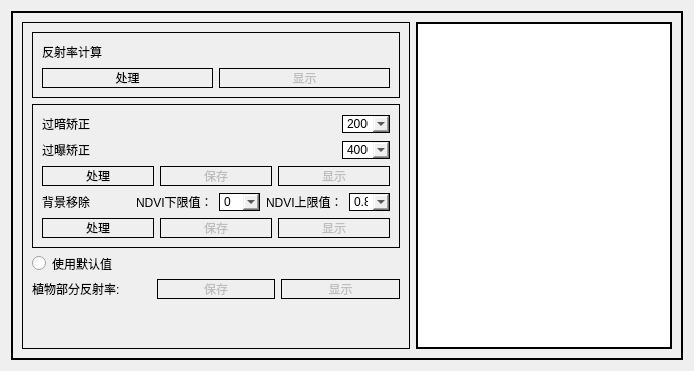
      <widget class="QWidget" name="tab_2">
       <attribute name="title">
        <string>数据预处理</string>
       </attribute>
       <layout class="QHBoxLayout" name="horizontalLayout_21">
        <item>
         <widget class="QFrame" name="frame_8">
          <property name="styleSheet">
           <string notr="true">border: 2px solid black;
font: 12pt &quot;Agency FB&quot;;</string>
          </property>
          <property name="frameShape">
           <enum>QFrame::StyledPanel</enum>
          </property>
          <property name="frameShadow">
           <enum>QFrame::Raised</enum>
          </property>
          <layout class="QHBoxLayout" name="horizontalLayout_26">
           <item>
            <widget class="QFrame" name="frame_3">
             <property name="styleSheet">
              <string notr="true">border: 1px solid black;</string>
             </property>
             <property name="frameShape">
              <enum>QFrame::StyledPanel</enum>
             </property>
             <property name="frameShadow">
              <enum>QFrame::Raised</enum>
             </property>
             <layout class="QVBoxLayout" name="verticalLayout_4">
              <item>
               <widget class="QFrame" name="frame_17">
                <property name="frameShape">
                 <enum>QFrame::StyledPanel</enum>
                </property>
                <property name="frameShadow">
                 <enum>QFrame::Raised</enum>
                </property>
                <layout class="QVBoxLayout" name="verticalLayout_17">
                 <item>
                  <layout class="QHBoxLayout" name="horizontalLayout_11">
                   <item>
                    <widget class="QLabel" name="label_8">
                     <property name="styleSheet">
                      <string notr="true">Border:None;</string>
                     </property>
                     <property name="text">
                      <string>反射率计算</string>
                     </property>
                    </widget>
                   </item>
                   <item>
                    <spacer name="horizontalSpacer_7">
                     <property name="orientation">
                      <enum>Qt::Horizontal</enum>
                     </property>
                     <property name="sizeHint" stdset="0">
                      <size>
                       <width>40</width>
                       <height>20</height>
                      </size>
                     </property>
                    </spacer>
                   </item>
                  </layout>
                 </item>
                 <item>
                  <layout class="QHBoxLayout" name="horizontalLayout_25">
                   <item>
                    <widget class="QPushButton" name="RefGeneBtn">
                     <property name="cursor">
                      <cursorShape>PointingHandCursor</cursorShape>
                     </property>
                     <property name="text">
                      <string>处理</string>
                     </property>
                    </widget>
                   </item>
                   <item>
                    <widget class="QPushButton" name="RFCurveBtn">
                     <property name="enabled">
                      <bool>false</bool>
                     </property>
                     <property name="cursor">
                      <cursorShape>PointingHandCursor</cursorShape>
                     </property>
                     <property name="text">
                      <string>显示</string>
                     </property>
                    </widget>
                   </item>
                  </layout>
                 </item>
                </layout>
               </widget>
              </item>
              <item>
               <widget class="QFrame" name="frame_4">
                <property name="frameShape">
                 <enum>QFrame::StyledPanel</enum>
                </property>
                <property name="frameShadow">
                 <enum>QFrame::Raised</enum>
                </property>
                <layout class="QVBoxLayout" name="verticalLayout_5">
                 <item>
                  <layout class="QHBoxLayout" name="horizontalLayout_5">
                   <item>
                    <widget class="QLabel" name="label_6">
                     <property name="styleSheet">
                      <string notr="true">Border:None;</string>
                     </property>
                     <property name="text">
                      <string>过暗矫正</string>
                     </property>
                    </widget>
                   </item>
                   <item>
                    <spacer name="horizontalSpacer_5">
                     <property name="orientation">
                      <enum>Qt::Horizontal</enum>
                     </property>
                     <property name="sizeHint" stdset="0">
                      <size>
                       <width>40</width>
                       <height>20</height>
                      </size>
                     </property>
                    </spacer>
                   </item>
                   <item>
                    <widget class="QComboBox" name="amplLowThDb">
                     <item>
                      <property name="text">
                       <string>2000</string>
                      </property>
                     </item>
                     <item>
                      <property name="text">
                       <string>4000</string>
                      </property>
                     </item>
                     <item>
                      <property name="text">
                       <string>3000</string>
                      </property>
                     </item>
                     <item>
                      <property name="text">
                       <string>1000</string>
                      </property>
                     </item>
                     <item>
                      <property name="text">
                       <string>0</string>
                      </property>
                     </item>
                    </widget>
                   </item>
                  </layout>
                 </item>
                 <item>
                  <layout class="QHBoxLayout" name="horizontalLayout_6">
                   <item>
                    <widget class="QLabel" name="label_7">
                     <property name="styleSheet">
                      <string notr="true">Border:None;</string>
                     </property>
                     <property name="text">
                      <string>过曝矫正</string>
                     </property>
                    </widget>
                   </item>
                   <item>
                    <spacer name="horizontalSpacer_6">
                     <property name="orientation">
                      <enum>Qt::Horizontal</enum>
                     </property>
                     <property name="sizeHint" stdset="0">
                      <size>
                       <width>40</width>
                       <height>20</height>
                      </size>
                     </property>
                    </spacer>
                   </item>
                   <item>
                    <widget class="QComboBox" name="amplHighThDb">
                     <item>
                      <property name="text">
                       <string>4000</string>
                      </property>
                     </item>
                     <item>
                      <property name="text">
                       <string>3000</string>
                      </property>
                     </item>
                     <item>
                      <property name="text">
                       <string>2000</string>
                      </property>
                     </item>
                     <item>
                      <property name="text">
                       <string>1000</string>
                      </property>
                     </item>
                    </widget>
                   </item>
                  </layout>
                 </item>
                 <item>
                  <layout class="QHBoxLayout" name="horizontalLayout_10">
                   <item>
                    <widget class="QPushButton" name="RmDbGeneBtn">
                     <property name="cursor">
                      <cursorShape>PointingHandCursor</cursorShape>
                     </property>
                     <property name="text">
                      <string>处理</string>
                     </property>
                    </widget>
                   </item>
                   <item>
                    <widget class="QPushButton" name="RmDbSaveBtn">
                     <property name="enabled">
                      <bool>false</bool>
                     </property>
                     <property name="cursor">
                      <cursorShape>PointingHandCursor</cursorShape>
                     </property>
                     <property name="text">
                      <string>保存</string>
                     </property>
                    </widget>
                   </item>
                   <item>
                    <widget class="QPushButton" name="RmDbViewBtn">
                     <property name="enabled">
                      <bool>false</bool>
                     </property>
                     <property name="cursor">
                      <cursorShape>PointingHandCursor</cursorShape>
                     </property>
                     <property name="text">
                      <string>显示</string>
                     </property>
                    </widget>
                   </item>
                  </layout>
                 </item>
                 <item>
                  <layout class="QHBoxLayout" name="horizontalLayout_4">
                   <item>
                    <widget class="QLabel" name="label_5">
                     <property name="styleSheet">
                      <string notr="true">Border:None;</string>
                     </property>
                     <property name="text">
                      <string>背景移除</string>
                     </property>
                    </widget>
                   </item>
                   <item>
                    <spacer name="horizontalSpacer_4">
                     <property name="orientation">
                      <enum>Qt::Horizontal</enum>
                     </property>
                     <property name="sizeHint" stdset="0">
                      <size>
                       <width>40</width>
                       <height>20</height>
                      </size>
                     </property>
                    </spacer>
                   </item>
                   <item>
                    <widget class="QLabel" name="label_14">
                     <property name="styleSheet">
                      <string notr="true">Border:None;</string>
                     </property>
                     <property name="text">
                      <string>NDVI下限值：</string>
                     </property>
                    </widget>
                   </item>
                   <item>
                    <widget class="QComboBox" name="bgNdviLowDb">
                     <property name="iconSize">
                      <size>
                       <width>20</width>
                       <height>20</height>
                      </size>
                     </property>
                     <item>
                      <property name="text">
                       <string>0</string>
                      </property>
                     </item>
                     <item>
                      <property name="text">
                       <string>-1.0</string>
                      </property>
                     </item>
                     <item>
                      <property name="text">
                       <string>-0.6</string>
                      </property>
                     </item>
                     <item>
                      <property name="text">
                       <string>-0.2</string>
                      </property>
                     </item>
                     <item>
                      <property name="text">
                       <string>0.2</string>
                      </property>
                     </item>
                     <item>
                      <property name="text">
                       <string>0.6</string>
                      </property>
                     </item>
                     <item>
                      <property name="text">
                       <string>0.8</string>
                      </property>
                     </item>
                     <item>
                      <property name="text">
                       <string>1.0</string>
                      </property>
                     </item>
                    </widget>
                   </item>
                   <item>
                    <widget class="QLabel" name="label_13">
                     <property name="styleSheet">
                      <string notr="true">Border:None;</string>
                     </property>
                     <property name="text">
                      <string>NDVI上限值：</string>
                     </property>
                    </widget>
                   </item>
                   <item>
                    <widget class="QComboBox" name="bgNdviHighDb">
                     <property name="iconSize">
                      <size>
                       <width>20</width>
                       <height>20</height>
                      </size>
                     </property>
                     <item>
                      <property name="text">
                       <string>0.8</string>
                      </property>
                     </item>
                     <item>
                      <property name="text">
                       <string>0</string>
                      </property>
                     </item>
                     <item>
                      <property name="text">
                       <string>-1.0</string>
                      </property>
                     </item>
                     <item>
                      <property name="text">
                       <string>-0.6</string>
                      </property>
                     </item>
                     <item>
                      <property name="text">
                       <string>-0.2</string>
                      </property>
                     </item>
                     <item>
                      <property name="text">
                       <string>0.2</string>
                      </property>
                     </item>
                     <item>
                      <property name="text">
                       <string>0.6</string>
                      </property>
                     </item>
                     <item>
                      <property name="text">
                       <string>1.0</string>
                      </property>
                     </item>
                    </widget>
                   </item>
                  </layout>
                 </item>
                 <item>
                  <layout class="QHBoxLayout" name="horizontalLayout_8">
                   <item>
                    <widget class="QPushButton" name="RmBgGeneBtn">
                     <property name="cursor">
                      <cursorShape>PointingHandCursor</cursorShape>
                     </property>
                     <property name="text">
                      <string>处理</string>
                     </property>
                    </widget>
                   </item>
                   <item>
                    <widget class="QPushButton" name="RmBgSaveBtn">
                     <property name="enabled">
                      <bool>false</bool>
                     </property>
                     <property name="cursor">
                      <cursorShape>PointingHandCursor</cursorShape>
                     </property>
                     <property name="text">
                      <string>保存</string>
                     </property>
                    </widget>
                   </item>
                   <item>
                    <widget class="QPushButton" name="RmBgViewBtn">
                     <property name="enabled">
                      <bool>false</bool>
                     </property>
                     <property name="cursor">
                      <cursorShape>PointingHandCursor</cursorShape>
                     </property>
                     <property name="text">
                      <string>显示</string>
                     </property>
                    </widget>
                   </item>
                  </layout>
                 </item>
                </layout>
               </widget>
              </item>
              <item>
               <widget class="QRadioButton" name="radioButton">
                <property name="styleSheet">
                 <string notr="true">Border:None;</string>
                </property>
                <property name="text">
                 <string>使用默认值</string>
                </property>
               </widget>
              </item>
              <item>
               <layout class="QHBoxLayout" name="horizontalLayout_12">
                <item>
                 <widget class="QLabel" name="label_19">
                  <property name="styleSheet">
                   <string notr="true">Border:None;</string>
                  </property>
                  <property name="text">
                   <string>植物部分反射率:</string>
                  </property>
                 </widget>
                </item>
                <item>
                 <widget class="QPushButton" name="RefSaveBtn">
                  <property name="enabled">
                   <bool>false</bool>
                  </property>
                  <property name="cursor">
                   <cursorShape>PointingHandCursor</cursorShape>
                  </property>
                  <property name="text">
                   <string>保存</string>
                  </property>
                 </widget>
                </item>
                <item>
                 <widget class="QPushButton" name="RefViewBtn">
                  <property name="enabled">
                   <bool>false</bool>
                  </property>
                  <property name="text">
                   <string>显示</string>
                  </property>
                 </widget>
                </item>
               </layout>
              </item>
              <item>
               <spacer name="verticalSpacer">
                <property name="orientation">
                 <enum>Qt::Vertical</enum>
                </property>
                <property name="sizeHint" stdset="0">
                 <size>
                  <width>20</width>
                  <height>40</height>
                 </size>
                </property>
               </spacer>
              </item>
             </layout>
            </widget>
           </item>
           <item>
            <widget class="QGraphicsView" name="hsidealtView"/>
           </item>
          </layout>
         </widget>
        </item>
       </layout>
      </widget>
